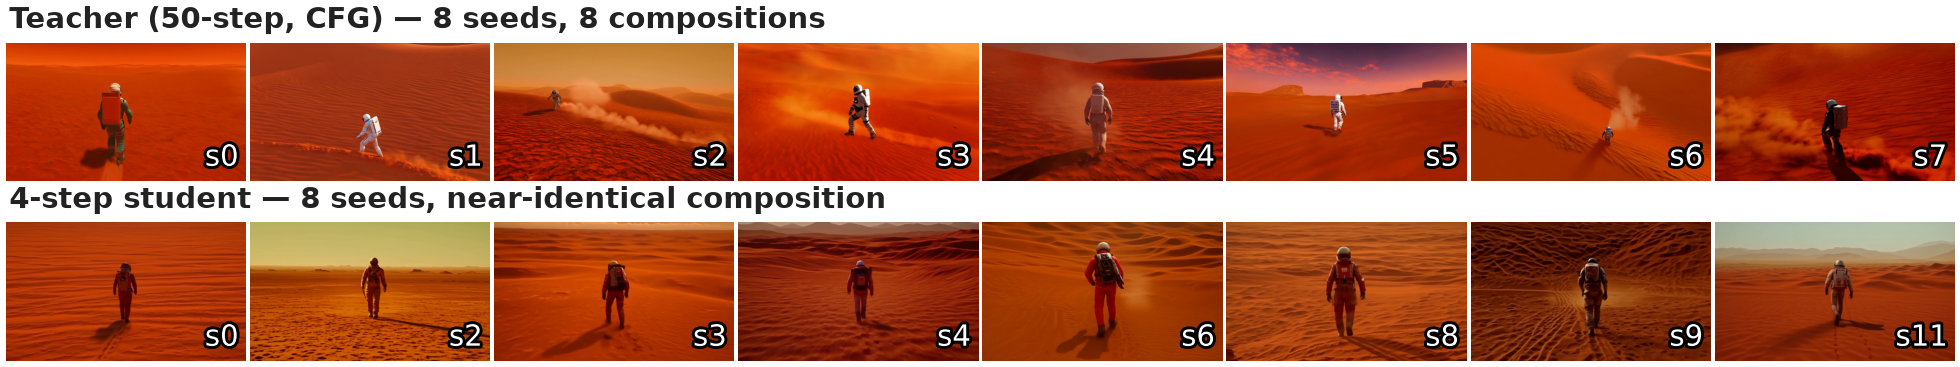

Write the Python code that produced this figure.
"""F6: teacher vs 4-step student, same prompt, 8 seeds each (frame grid).

Assets (16 PNG frames, 832x480 each) from slides/covers/:
  top row:    p3v2_teacher_s0.png ... p3v2_teacher_s7.png   (seeds 0-7)
  bottom row: p3v2_e1a_s{0,2,3,4,6,8,9,11}.png              (in that order)
Seed tag in each cell = the real seed number from the filename.
"""
import matplotlib.pyplot as plt
import matplotlib.patheffects as pe
from PIL import Image
from figstyle import INK, FULL_W, apply_style, save

OUT = "/Users/x3y/Desktop/ChenQingzhan-DMD-distillation/figures"
SRC = "/Users/x3y/Desktop/ChenQingzhan-DMD-distillation/slides/covers"

TOP = [f"p3v2_teacher_s{i}.png" for i in range(8)]          # s0..s7
BOT_SEEDS = [0, 2, 3, 4, 6, 8, 9, 11]
BOT = [f"p3v2_e1a_s{i}.png" for i in BOT_SEEDS]

LABEL_TOP = "Teacher (50-step, CFG) — 8 seeds, 8 compositions"
LABEL_BOT = "4-step student — 8 seeds, near-identical composition"

N = 8
GAP = 0.009          # inches (~2.7 px at 300 dpi)
LABEL_H = 0.13       # inches per row label line
AR = 480 / 832       # frame aspect ratio


def main():
    apply_style()
    cell_w = (FULL_W - (N - 1) * GAP) / N
    cell_h = cell_w * AR
    fig_h = 2 * (LABEL_H + cell_h) + GAP
    fig = plt.figure(figsize=(FULL_W, fig_h))

    def add_row(files, seeds, label, y_img):
        fig.text(0.002, (y_img + cell_h + 0.025) / fig_h, label,
                 fontsize=7, color=INK, ha="left", va="bottom",
                 fontweight="bold")
        for k, (f, s) in enumerate(zip(files, seeds)):
            x = k * (cell_w + GAP)
            ax = fig.add_axes([x / FULL_W, y_img / fig_h,
                               cell_w / FULL_W, cell_h / fig_h])
            im = Image.open(f"{SRC}/{f}")
            im.thumbnail((484, 280), Image.LANCZOS)  # ~2x print resolution
            ax.imshow(im)
            ax.set_axis_off()
            ax.text(0.965, 0.06, f"s{s}", transform=ax.transAxes, fontsize=7,
                    color="white", ha="right", va="bottom",
                    path_effects=[pe.withStroke(linewidth=1.4,
                                                foreground="#000000")])

    # stack, top to bottom: top label / top row / gap / bottom label / bottom row
    add_row(TOP, list(range(8)), LABEL_TOP, y_img=cell_h + LABEL_H + GAP)
    add_row(BOT, BOT_SEEDS, LABEL_BOT, y_img=0.0)
    save(fig, "fig6_seed_grid", OUT)


if __name__ == "__main__":
    main()
